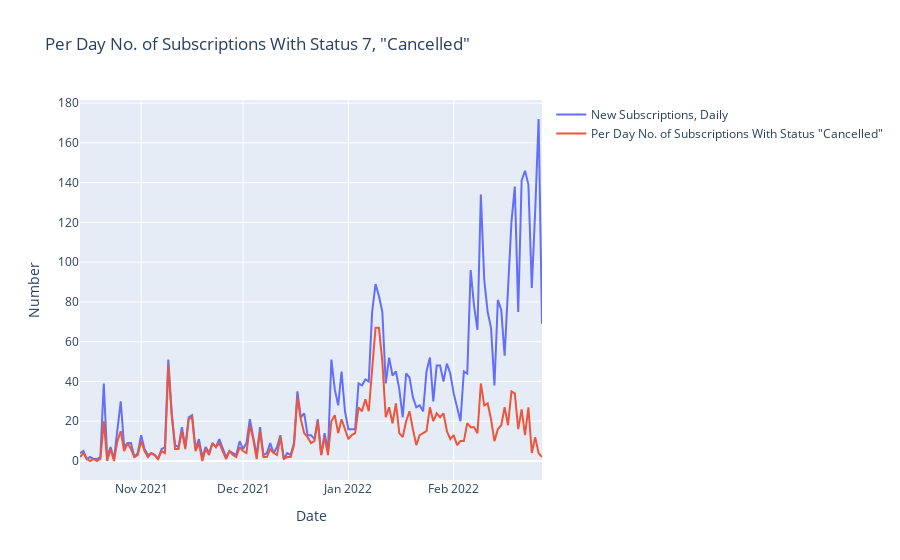

Notebook code for this chart:
### Code cell
new_subs_status7_df = all_data_df[['purchased_at', 'status']].copy()
new_subs_status7_df = new_subs_status7_df.dropna()
new_subs_status7_df = new_subs_status7_df[new_subs_status7_df.status == 7]

del new_subs_status7_df["status"]
new_subs_status7_df = new_subs_status7_df.rename(columns={'purchased_at': 'Date Purchased'})
new_subs_status7_df = new_subs_status7_df.groupby(['Date Purchased']).size().to_frame(name = 'Number of Subscriptions (Cancelled)').reset_index()

# *** COMBINED: NEW SUBSCRIPTIONS AND CANCELLED OVER TIME ***

subscribers_over_time_cancelled_overlayed = pd.merge(num_new_subs, new_subs_status7_df, on="Date Purchased", how="outer")
subscribers_over_time_cancelled_overlayed['Number of Subscriptions (Cancelled)'].fillna(0, inplace=True)
subscribers_over_time_cancelled_overlayed["Date Purchased"] = subscribers_over_time_cancelled_overlayed["Date Purchased"].apply(date_converter)
subscribers_over_time_cancelled_overlayed = subscribers_over_time_cancelled_overlayed[:-1]

#  Plot Data

df = subscribers_over_time_cancelled_overlayed
fig = make_subplots(rows=1, cols=1, subplot_titles=(""))
fig.add_trace(go.Scatter(x=df["Date Purchased"], y=df["Number of Subscribers"], name="New Subscriptions, Daily"),
                         row=1, col=1)
fig.add_trace(go.Scatter(x=df["Date Purchased"], y=df["Number of Subscriptions (Cancelled)"], name="Per Day No. of Subscriptions With Status \"Cancelled\""), 
                         row=1, col=1)
fig.update_xaxes(title_text="Date", row=1, col=1)
fig.update_yaxes(title_text="Number", row=1, col=1)
fig.update_layout(title_text="Per Day No. of Subscriptions With Status 7, \"Cancelled\"")

fig.show()

### Figure 1 — Plotly figure (JSON) as saved in the notebook; plotly's stock layout.template omitted (floating-point values rounded to 4 significant figures; data arrays with more than 128 entries replaced by an {"elided": "..."} marker saying what was removed)
{"data": [{"name": "New Subscriptions, Daily", "type": "scatter", "x": {"elided": "137 str values"}, "xaxis": "x", "y": {"elided": "137 int values"}, "yaxis": "y"}, {"name": "Per Day No. of Subscriptions With Status \"Cancelled\"", "type": "scatter", "x": {"elided": "137 str values"}, "xaxis": "x", "y": {"elided": "137 int values"}, "yaxis": "y"}], "layout": {"title": {"text": "Per Day No. of Subscriptions With Status 7, \"Cancelled\""}, "xaxis": {"anchor": "y", "domain": [0, 1], "title": {"text": "Date"}}, "yaxis": {"anchor": "x", "domain": [0, 1], "title": {"text": "Number"}}}}
